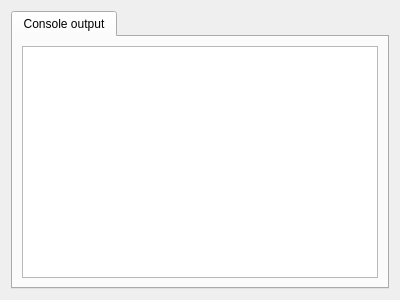
<?xml version="1.0" encoding="UTF-8"?>
<ui version="4.0">
 <class>ProjectOutputWidget</class>
 <widget class="QWidget" name="ProjectOutputWidget">
  <property name="geometry">
   <rect>
    <x>0</x>
    <y>0</y>
    <width>400</width>
    <height>300</height>
   </rect>
  </property>
  <property name="windowTitle">
   <string>Form</string>
  </property>
  <layout class="QVBoxLayout" name="verticalLayout">
   <item>
    <widget class="QTabWidget" name="consoleOutputTabWidget">
     <property name="currentIndex">
      <number>0</number>
     </property>
     <widget class="QWidget" name="tab">
      <attribute name="title">
       <string>Console output</string>
      </attribute>
      <layout class="QVBoxLayout" name="verticalLayout_2">
       <item>
        <widget class="QTextEdit" name="textEdit"/>
       </item>
      </layout>
     </widget>
    </widget>
   </item>
  </layout>
 </widget>
 <resources/>
 <connections/>
</ui>
